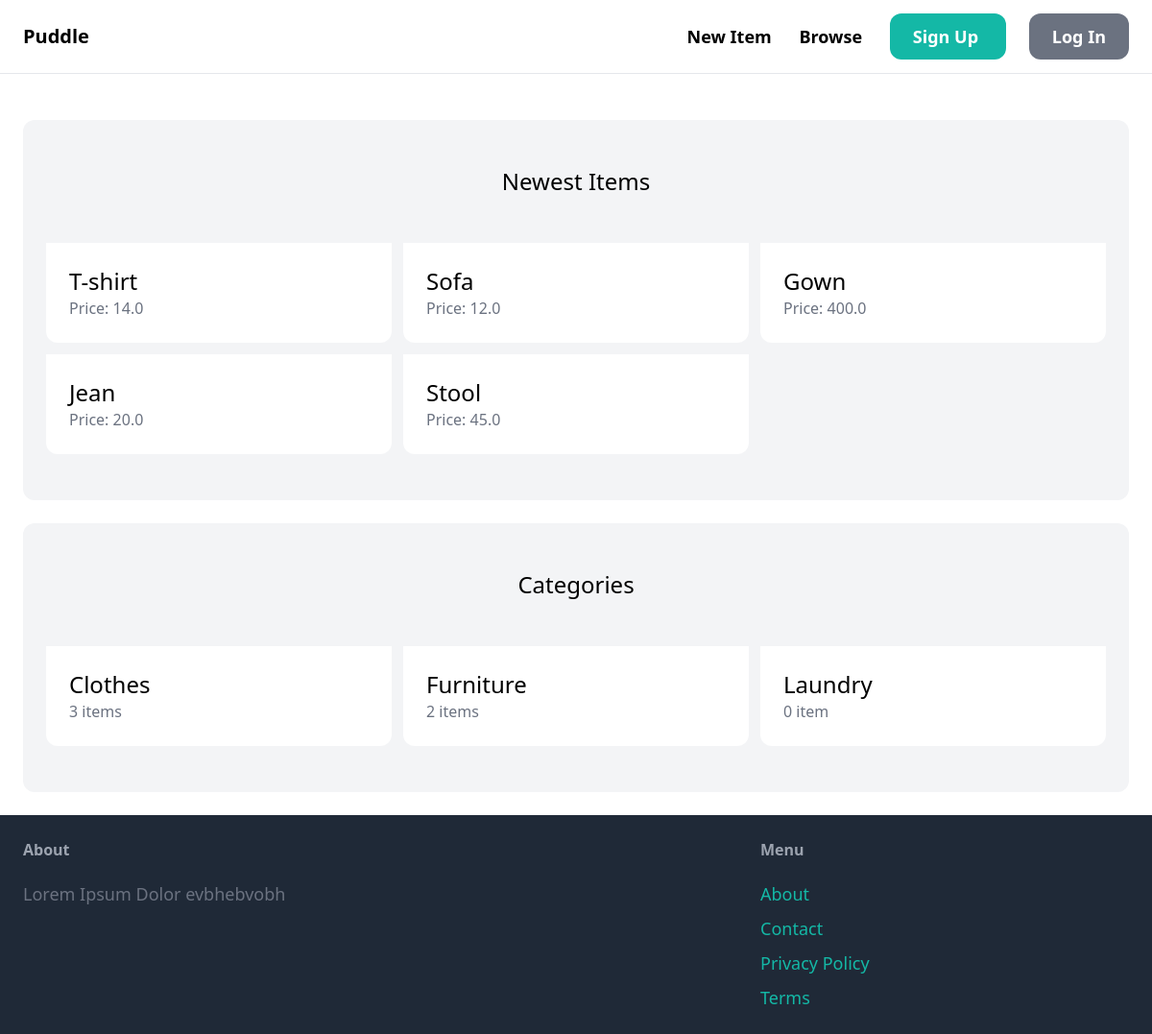
/, run on an earlier commit of the app's database.
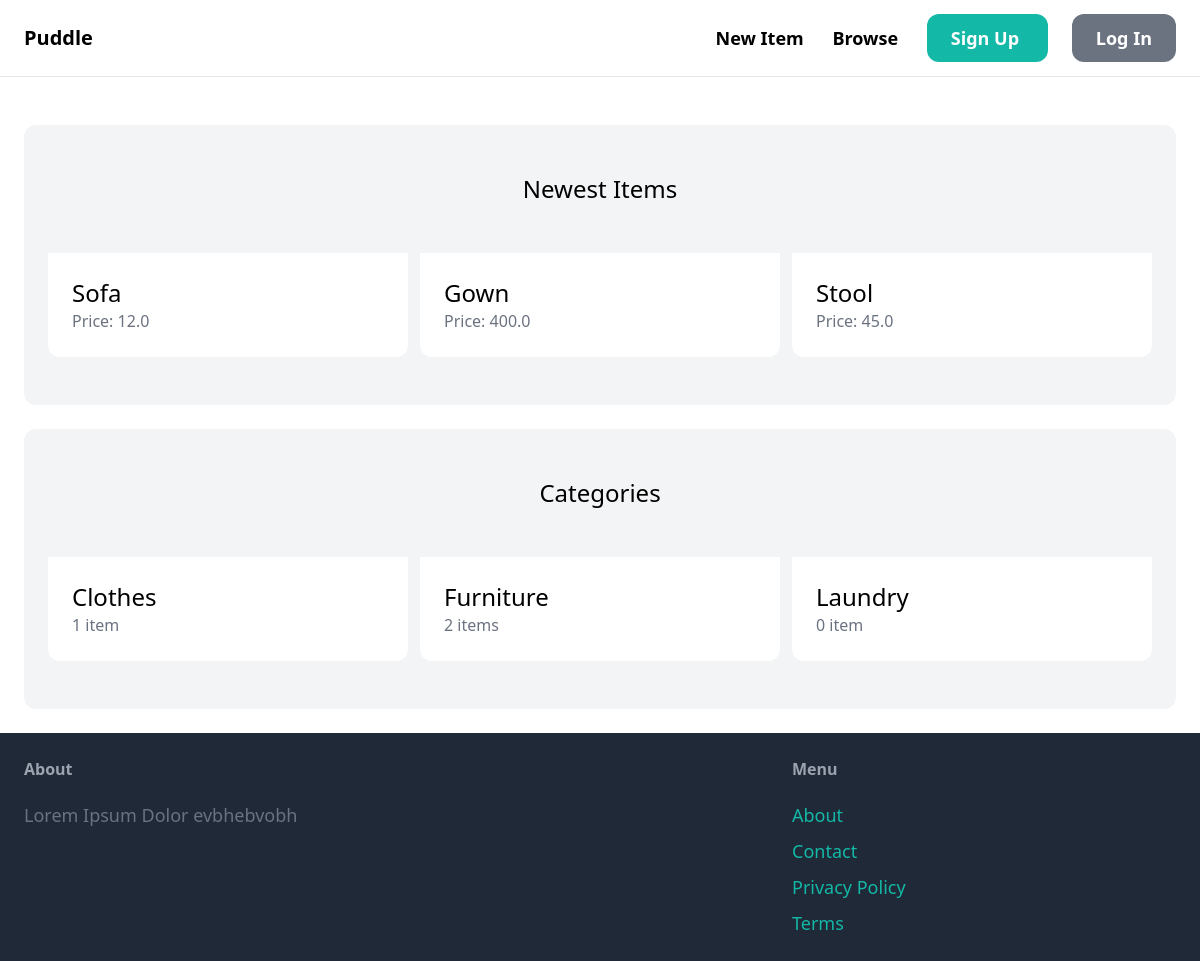
And on a later commit of the database.
### item/models.py (models this page shows, shortened)
class Item(models.Model):
	category = models.ForeignKey(Category, related_name='items', on_delete=models.CASCADE)
	name = models.CharField(max_length=255)
	description = models.TextField(blank=True, null=True)
	price = models.FloatField()
	image = models.ImageField(upload_to='item_images', blank=True, null=True)
	is_sold = models.BooleanField(default=False)
	created_by = models.ForeignKey(User, related_name='items', on_delete=models.CASCADE)
	created_at = models.DateTimeField(auto_now_add=True)

class Category(models.Model):
	name = models.CharField(max_length=255)
	class Meta:
		ordering = ('name',)
		verbose_name_plural = 'Categories'
	def __str__(self):
		return self.name

### core/views.py (the view)
# urls.py: path('', views.index, name='index'),
def index(request):
	items = Item.objects.filter(is_sold=False)[0:6]
	categories = Category.objects.all()
	context = {
		'items': items,
		'categories': categories
	}
	return render(request, 'core/index.html', context)

### core/templates/core/index.html (shortened to what this page needs)
{% extends 'core/base.html' %}
{% block content %}
        <div class="mt-6 px-6 py-12 bg-gray-100 rounded-xl">
                <h2 class="mb-12 text-2xl text-center">
                        Newest Items
                </h2>
                <div class="grid grid-cols-3 gap-3">
                        {% for item in items %}
                                <div>
                                        <a href="{% url 'detail' item.id %}">
                                                <div class="p-6 bg-white rounded-b-xl">
                                                        <h2 class="text-2xl">{{ item.name }}</h2>
                                                        <p class="text-gray-500">Price: {{ item.price }}</p>
                                                </div>
                                        </a>
                                </div>
                        {% endfor %}
                </div>
        </div>
        <div class="mt-6 px-6 py-12 bg-gray-100 rounded-xl">
                <h2 class="mb-12 text-2xl text-center">
                       Categories
                </h2>
                <div class="grid grid-cols-3 gap-3">
                        {% for category in categories %}
                                <div>
                                        <a href="#">
                                                <div class="p-6 bg-white rounded-b-xl">
                                                        <h2 class="text-2xl">{{ category }}</h2>
                                                        <p class="text-gray-500">{{ category.items.count }} {% if category.items.count < 2 %} item {% else %} items {% endif %} </p>
                                                </div>
                                        </a>
                                </div>
                        {% endfor %}
                </div>
        </div>
{% endblock content %}

What changed in the data, as far as the page shows it:
removed Item: name "T-shirt", price "14.0"
removed Item: name "Jean", price "20.0"
computed for Category "Clothes": items.count "3" → "1"; text "items" → "item"
